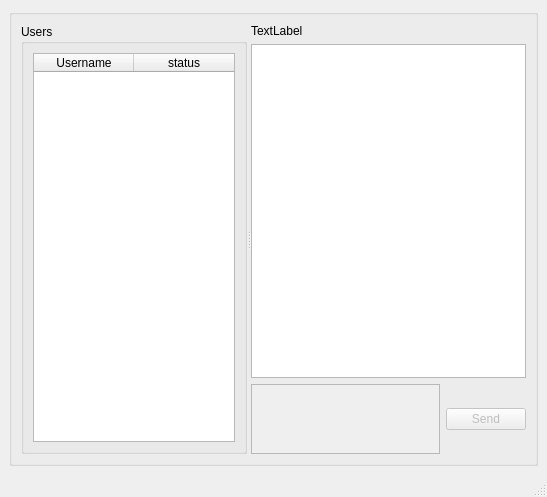
<?xml version="1.0" encoding="UTF-8"?>
<ui version="4.0">
 <class>MainWindow</class>
 <widget class="QMainWindow" name="MainWindow">
  <property name="geometry">
   <rect>
    <x>0</x>
    <y>0</y>
    <width>547</width>
    <height>497</height>
   </rect>
  </property>
  <property name="windowTitle">
   <string>MainWindow</string>
  </property>
  <widget class="QWidget" name="centralwidget">
   <layout class="QGridLayout" name="gridLayout">
    <item row="0" column="0">
     <widget class="QGroupBox" name="groupBox_2">
      <property name="title">
       <string/>
      </property>
      <layout class="QGridLayout" name="gridLayout_2">
       <item row="0" column="0">
        <widget class="QSplitter" name="splitter">
         <property name="maximumSize">
          <size>
           <width>16777215</width>
           <height>16777215</height>
          </size>
         </property>
         <property name="orientation">
          <enum>Qt::Horizontal</enum>
         </property>
         <widget class="QGroupBox" name="groupBox">
          <property name="sizePolicy">
           <sizepolicy hsizetype="Preferred" vsizetype="Preferred">
            <horstretch>0</horstretch>
            <verstretch>0</verstretch>
           </sizepolicy>
          </property>
          <property name="title">
           <string>Users</string>
          </property>
          <layout class="QGridLayout" name="gridLayout_3">
           <item row="0" column="0">
            <widget class="QTableWidget" name="tableWidget">
             <property name="enabled">
              <bool>true</bool>
             </property>
             <column>
              <property name="text">
               <string>Username</string>
              </property>
             </column>
             <column>
              <property name="text">
               <string>status</string>
              </property>
             </column>
            </widget>
           </item>
          </layout>
         </widget>
         <widget class="QWidget" name="layoutWidget">
          <layout class="QVBoxLayout" name="verticalLayout">
           <item>
            <widget class="QLabel" name="pairLabel">
             <property name="text">
              <string>TextLabel</string>
             </property>
            </widget>
           </item>
           <item>
            <widget class="QTextBrowser" name="messageScreen">
             <property name="sizeAdjustPolicy">
              <enum>QAbstractScrollArea::AdjustIgnored</enum>
             </property>
            </widget>
           </item>
           <item>
            <layout class="QHBoxLayout" name="horizontalLayout">
             <property name="sizeConstraint">
              <enum>QLayout::SetDefaultConstraint</enum>
             </property>
             <item>
              <widget class="QTextEdit" name="textEdit">
               <property name="enabled">
                <bool>false</bool>
               </property>
               <property name="sizePolicy">
                <sizepolicy hsizetype="Preferred" vsizetype="Preferred">
                 <horstretch>0</horstretch>
                 <verstretch>0</verstretch>
                </sizepolicy>
               </property>
              </widget>
             </item>
             <item>
              <widget class="QPushButton" name="sendButton">
               <property name="enabled">
                <bool>false</bool>
               </property>
               <property name="sizePolicy">
                <sizepolicy hsizetype="Fixed" vsizetype="Fixed">
                 <horstretch>0</horstretch>
                 <verstretch>0</verstretch>
                </sizepolicy>
               </property>
               <property name="text">
                <string>Send</string>
               </property>
              </widget>
             </item>
            </layout>
           </item>
          </layout>
         </widget>
        </widget>
       </item>
      </layout>
     </widget>
    </item>
   </layout>
  </widget>
  <widget class="QMenuBar" name="menubar">
   <property name="geometry">
    <rect>
     <x>0</x>
     <y>0</y>
     <width>547</width>
     <height>21</height>
    </rect>
   </property>
  </widget>
  <widget class="QStatusBar" name="statusbar"/>
 </widget>
 <resources/>
 <connections/>
</ui>
